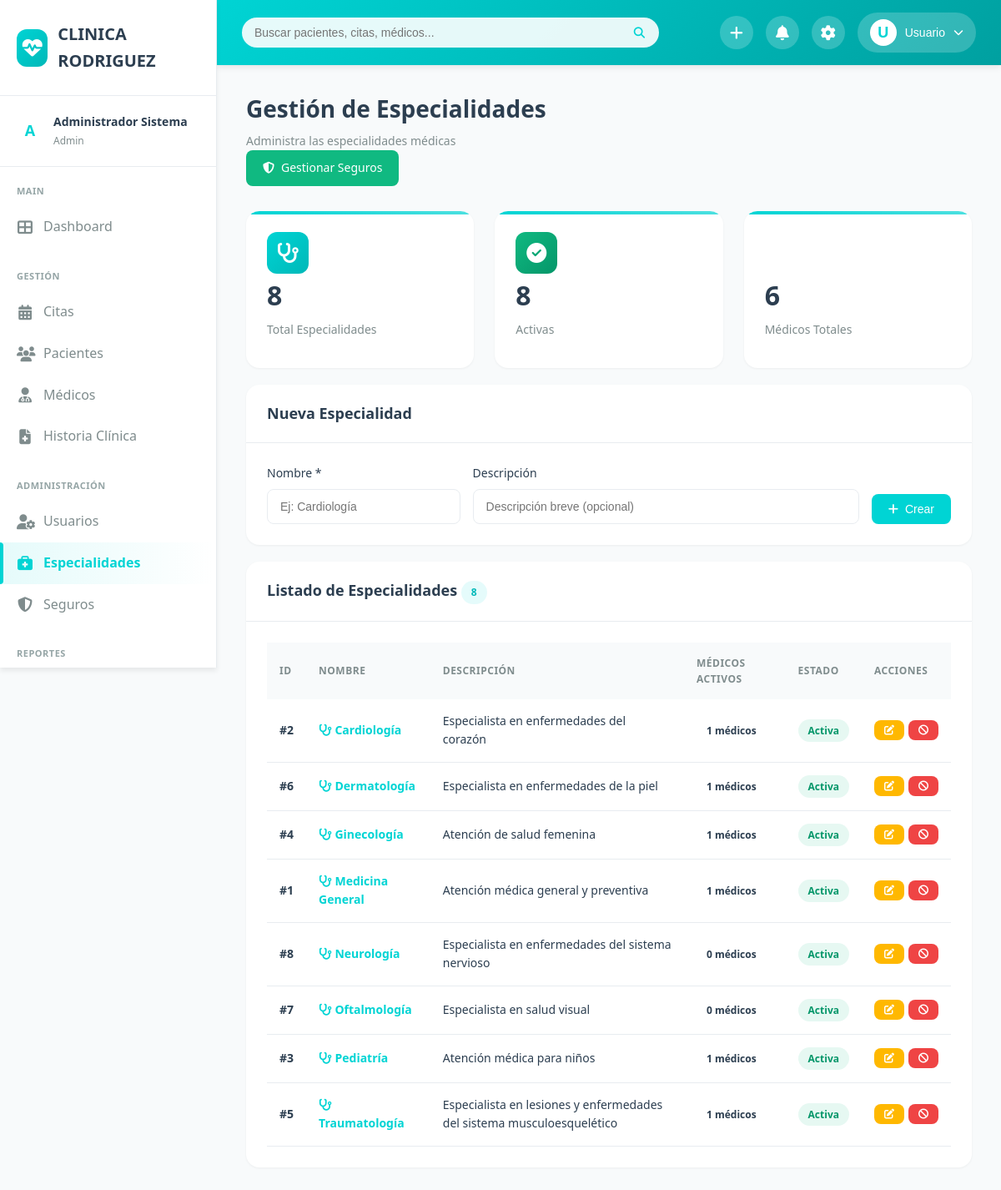
Page /especialidades.php (signed in) on the committed database.
### tables this page shows
CREATE TABLE `especialidades` (
  `id` int(11) NOT NULL,
  `nombre` varchar(100) NOT NULL,
  `descripcion` text DEFAULT NULL,
  `estado` enum('activo','inactivo') DEFAULT 'activo',
  `fecha_creacion` timestamp NOT NULL DEFAULT current_timestamp()
);

### public/especialidades.php (the view, shortened to what this page needs)
<?php
$database = new Database();
$db = $database->getConnection();
$query = "SELECT e.*,
          (SELECT COUNT(*) FROM medicos WHERE especialidad_id = e.id AND estado = 'activo') as total_medicos
          FROM especialidades e
          ORDER BY e.nombre";
$stmt = $db->query($query);
$especialidades = $stmt->fetchAll(PDO::FETCH_ASSOC);
?>
<!DOCTYPE html>
<html lang="es">
<head>
    <link rel="stylesheet" href="css/styles.css">
    <link rel="stylesheet" href="https://cdnjs.cloudflare.com/ajax/libs/font-awesome/6.4.0/css/all.min.css">
</head>
<body>
    <div class="main-wrapper">
        <?php include '../includes/sidebar.php'; ?>
        <div class="main-content">
            <?php include '../includes/header.php'; ?>
            <div class="dashboard-content">
                <div class="page-header">
                    <div>
                        <h1 class="page-title">Gestión de Especialidades</h1>
                        <p class="page-subtitle">Administra las especialidades médicas</p>
                    </div>
                    <a href="seguros.php" class="btn btn-success">
                        <i class="fas fa-shield-alt"></i> Gestionar Seguros
                    </a>
                </div>
                <div class="stats-grid" style="grid-template-columns: repeat(auto-fit, minmax(200px, 1fr)); margin-bottom: 20px;">
                    <div class="stat-card">
                        <div class="stat-icon primary">
                            <i class="fas fa-stethoscope"></i>
                        </div>
                        <div class="stat-value"><?php echo count($especialidades); ?></div>
                        <div class="stat-label">Total Especialidades</div>
                    </div>
                    <div class="stat-card">
                        <div class="stat-icon success">
                            <i class="fas fa-check-circle"></i>
                        </div>
                        <div class="stat-value">
                            <?php echo count(array_filter($especialidades, function($e) { return $e['estado'] === 'activo'; })); ?>
                        </div>
                        <div class="stat-label">Activas</div>
                    </div>
                    <div class="stat-card">
                        <div class="stat-icon info">
                            <i class="fas fa-user-md"></i>
                        </div>
                        <div class="stat-value">
                            <?php echo array_sum(array_column($especialidades, 'total_medicos')); ?>
                        </div>
                        <div class="stat-label">Médicos Totales</div>
                    </div>
                </div>
                <div class="card mb-2">
                    <div class="card-header">
                        <h3 class="card-title">Nueva Especialidad</h3>
                    </div>
                    <div class="card-body">
                        <form method="POST" style="display: grid; grid-template-columns: 1fr 2fr auto; gap: 15px; align-items: end;">
                            <div class="form-group" style="margin: 0;">
                                <label class="form-label">Nombre *</label>
                                <input type="text" name="nombre" class="form-control"
                                       placeholder="Ej: Cardiología" required>
                            </div>
                            <div class="form-group" style="margin: 0;">
                                <label class="form-label">Descripción</label>
                                <input type="text" name="descripcion" class="form-control"
                                       placeholder="Descripción breve (opcional)">
                            </div>
                            <button type="submit" class="btn btn-primary">
                                <i class="fas fa-plus"></i> Crear
                            </button>
                        </form>
                    </div>
                </div>
                <div class="card">
                    <div class="card-header">
                        <h3 class="card-title">
                            Listado de Especialidades
                            <span class="badge badge-primary"><?php echo count($especialidades); ?></span>
                        </h3>
                    </div>
                    <div class="card-body">
                        <?php if (count($especialidades) > 0): ?>
                        <div class="table-container">
                            <table>
                                <thead>
                                    <tr>
                                        <th>ID</th>
                                        <th>Nombre</th>
                                        <th>Descripción</th>
                                        <th>Médicos Activos</th>
                                        <th>Estado</th>
                                        <th>Acciones</th>
                                    </tr>
                                </thead>
                                <tbody>
                                    <?php foreach ($especialidades as $especialidad): ?>
                                    <tr>
                                        <td><strong>#<?php echo $especialidad['id']; ?></strong></td>
                                        <td>
                                            <strong style="color: var(--primary-color);">
                                                <i class="fas fa-stethoscope"></i>
                                                <?php echo htmlspecialchars($especialidad['nombre']); ?>
                                            </strong>
                                        </td>
                                        <td><?php echo htmlspecialchars($especialidad['descripcion'] ?: '-'); ?></td>
                                        <td>
                                            <span class="badge badge-info">
                                                <?php echo $especialidad['total_medicos']; ?> médicos
                                            </span>
                                        </td>
                                        <td>
                                            <?php if ($especialidad['estado'] === 'activo'): ?>
                                                <span class="badge badge-success">Activa</span>
                                            <?php else: ?>
                                                <span class="badge badge-danger">Inactiva</span>
                                            <?php endif; ?>
                                        </td>
                                        <td>
                                            <div style="display: flex; gap: 5px;">
                                                <button onclick="editarEspecialidad(<?php echo htmlspecialchars(json_encode($especialidad)); ?>)"
                                                        class="btn btn-sm btn-warning" title="Editar">
                                                    <i class="fas fa-edit"></i>
                                                </button>
                                                <?php if ($especialidad['estado'] === 'activo'): ?>
                                                <form method="POST" style="display: inline;">
                                                    <button type="submit" class="btn btn-sm btn-danger"
                                                            onclick="return confirm('¿Desactivar esta especialidad?')"
                                                            title="Desactivar">
                                                        <i class="fas fa-ban"></i>
                                                    </button>
                                                </form>
                                                <?php endif; ?>
                                            </div>
                                        </td>
                                    </tr>
                                    <?php endforeach; ?>
                                </tbody>
                            </table>
                        </div>
                        <?php endif; ?>
                    </div>
                </div>
            </div>
        </div>
    </div>
</body>
</html>

### public/css/styles.css (style rules this page uses)
:root { --primary-color: #00D4D4; --primary-dark: #00B8B8; --primary-light: #4DE0E0; --secondary-color: #00A8A8; --accent-color: #FFB800; --background-main: #F8FAFB; --background-card: #FFFFFF; --background-sidebar: #FFFFFF; --text-primary: #2C3E50; --text-secondary: #7F8C8D; --text-light: #95A5A6; --text-white: #FFFFFF; --border-color: #E8ECF0; --shadow-sm: 0 1px 3px rgba(0, 0, 0, 0.05); --shadow-md: 0 4px 6px rgba(0, 0, 0, 0.07); --shadow-lg: 0 10px 25px rgba(0, 0, 0, 0.1); --shadow-xl: 0 20px 40px rgba(0, 0, 0, 0.15); --radius-sm: 8px; --radius-md: 12px; --radius-lg: 16px; --transition: all 0.3s cubic-bezier(0.4, 0, 0.2, 1); }
* { margin: 0; padding: 0; box-sizing: border-box; }
body { font-family: 'Segoe UI', Tahoma, Geneva, Verdana, sans-serif; background-color: var(--background-main); color: var(--text-primary); line-height: 1.6; overflow-x: hidden; }
.main-wrapper { display: flex; min-height: 100vh; }
.main-content { flex: 1; margin-left: 260px; transition: var(--transition); }
.dashboard-content { padding: 30px 35px; }
.page-header { margin-bottom: 30px; }
.page-title { font-size: 28px; font-weight: 700; color: var(--text-primary); margin-bottom: 5px; }
.page-subtitle { color: var(--text-secondary); font-size: 14px; }
.stats-grid { display: grid; grid-template-columns: repeat(auto-fit, minmax(250px, 1fr)); gap: 25px; margin-bottom: 30px; }
.stat-card { background: var(--background-card); padding: 25px; border-radius: var(--radius-lg); box-shadow: var(--shadow-sm); transition: var(--transition); position: relative; overflow: hidden; }
.stat-card::before { content: ''; position: absolute; top: 0; left: 0; width: 100%; height: 4px; background: linear-gradient(90deg, var(--primary-color), var(--primary-light)); }
.stat-icon { width: 50px; height: 50px; border-radius: var(--radius-md); display: flex; align-items: center; justify-content: center; font-size: 24px; color: white; }
.stat-icon.primary { background: linear-gradient(135deg, var(--primary-color), var(--primary-dark)); }
.stat-icon.success { background: linear-gradient(135deg, #10B981, #059669); }
.stat-value { font-size: 32px; font-weight: 700; color: var(--text-primary); margin-bottom: 5px; }
.stat-label { color: var(--text-secondary); font-size: 14px; margin-bottom: 10px; }
.card { background: var(--background-card); border-radius: var(--radius-lg); box-shadow: var(--shadow-sm); overflow: hidden; }
.card-header { padding: 20px 25px; border-bottom: 1px solid var(--border-color); display: flex; justify-content: space-between; align-items: center; }
.card-title { font-size: 18px; font-weight: 600; color: var(--text-primary); }
.card-body { padding: 25px; }
.table-container { overflow-x: auto; }
table { width: 100%; border-collapse: collapse; }
table thead { background: var(--background-main); }
table th { padding: 15px; text-align: left; font-size: 12px; font-weight: 600; color: var(--text-secondary); text-transform: uppercase; letter-spacing: 0.5px; }
table td { padding: 15px; border-bottom: 1px solid var(--border-color); font-size: 14px; }
table tbody tr { transition: var(--transition); }
.btn { padding: 10px 20px; border: none; border-radius: var(--radius-sm); font-size: 14px; font-weight: 500; cursor: pointer; transition: var(--transition); display: inline-flex; align-items: center; gap: 8px; text-decoration: none; }
.btn-primary { background: var(--primary-color); color: white; }
.btn-success { background: #10B981; color: white; }
.btn-danger { background: #EF4444; color: white; }
.btn-warning { background: var(--accent-color); color: white; }
.btn-sm { padding: 6px 12px; font-size: 12px; }
.badge { display: inline-block; padding: 4px 12px; border-radius: 20px; font-size: 12px; font-weight: 600; }
.badge-primary { background: rgba(0, 212, 212, 0.1); color: var(--primary-dark); }
.badge-success { background: rgba(16, 185, 129, 0.1); color: #059669; }
.form-group { margin-bottom: 20px; }
.form-label { display: block; margin-bottom: 8px; font-size: 14px; font-weight: 500; color: var(--text-primary); }
.form-control { width: 100%; padding: 12px 15px; border: 1px solid var(--border-color); border-radius: var(--radius-sm); font-size: 14px; transition: var(--transition); }
.mb-2 { margin-bottom: 20px; }

### rows in the picture
especialidades: id "2", nombre "Cardiología", descripcion "Especialista en enfermedades del corazón", total_medicos "1", estado "Activa"
especialidades: id "6", nombre "Dermatología", descripcion "Especialista en enfermedades de la piel", total_medicos "1", estado "Activa"
especialidades: id "4", nombre "Ginecología", descripcion "Atención de salud femenina", total_medicos "1", estado "Activa"
especialidades: id "1", nombre "Medicina General", descripcion "Atención médica general y preventiva", total_medicos "1", estado "Activa"
especialidades: id "8", nombre "Neurología", descripcion "Especialista en enfermedades del sistema nervioso", total_medicos "0", estado "Activa"
especialidades: id "7", nombre "Oftalmología", descripcion "Especialista en salud visual", total_medicos "0", estado "Activa"
especialidades: id "3", nombre "Pediatría", descripcion "Atención médica para niños", total_medicos "1", estado "Activa"
especialidades: id "5", nombre "Traumatología", descripcion "Especialista en lesiones y enfermedades del sistema musculoesquelético", total_medicos "1", estado "Activa"

### other values in the picture
substr($user_name, 0, 1) "A"
$user_name . ' ' . $user_apellido "Administrador Sistema"
$user_role "Admin"
substr($nombre, 0, 1) "U"
explode(' ', $nombre)[0] "Usuario"
count($especialidades) "8"
array_sum(array_column($especialidades, 'total_medicos')) "6"
